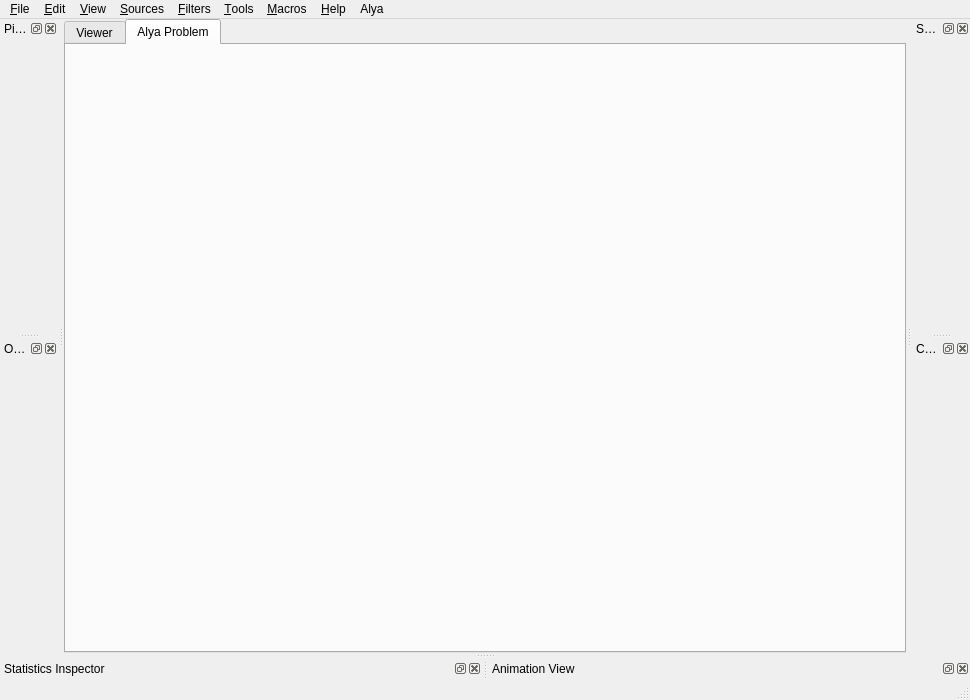
<?xml version="1.0" encoding="UTF-8"?>
<ui version="4.0">
 <class>pqClientMainWindow</class>
 <widget class="QMainWindow" name="pqClientMainWindow">
  <property name="geometry">
   <rect>
    <x>0</x>
    <y>0</y>
    <width>970</width>
    <height>700</height>
   </rect>
  </property>
  <property name="windowTitle">
   <string>MainWindow</string>
  </property>
  <widget class="QWidget" name="centralwidget">
   <layout class="QGridLayout" name="gridLayout">
    <property name="margin">
     <number>0</number>
    </property>
    <item row="0" column="0">
     <widget class="QTabWidget" name="tabWidget">
      <property name="currentIndex">
       <number>1</number>
      </property>
      <widget class="QWidget" name="viewer">
       <attribute name="title">
        <string>Viewer</string>
       </attribute>
       <widget class="pqViewManager" name="MultiViewManager" native="true">
        <property name="geometry">
         <rect>
          <x>0</x>
          <y>0</y>
          <width>810</width>
          <height>611</height>
         </rect>
        </property>
       </widget>
      </widget>
      <widget class="alyaWidget" name="alyaProblem">
       <attribute name="title">
        <string>Alya Problem</string>
       </attribute>
      </widget>
     </widget>
    </item>
   </layout>
  </widget>
  <widget class="QMenuBar" name="menubar">
   <property name="geometry">
    <rect>
     <x>0</x>
     <y>0</y>
     <width>970</width>
     <height>25</height>
    </rect>
   </property>
   <widget class="QMenu" name="menu_File">
    <property name="title">
     <string>&amp;File</string>
    </property>
   </widget>
   <widget class="QMenu" name="menuSources">
    <property name="title">
     <string>&amp;Sources</string>
    </property>
   </widget>
   <widget class="QMenu" name="menuFilters">
    <property name="title">
     <string>&amp;Filters</string>
    </property>
   </widget>
   <widget class="QMenu" name="menu_Edit">
    <property name="title">
     <string>&amp;Edit</string>
    </property>
   </widget>
   <widget class="QMenu" name="menu_View">
    <property name="title">
     <string>&amp;View</string>
    </property>
   </widget>
   <widget class="QMenu" name="menuTools">
    <property name="title">
     <string>&amp;Tools</string>
    </property>
   </widget>
   <widget class="QMenu" name="menu_Help">
    <property name="title">
     <string>&amp;Help</string>
    </property>
   </widget>
   <widget class="QMenu" name="menu_Macros">
    <property name="title">
     <string>&amp;Macros</string>
    </property>
   </widget>
   <widget class="QMenu" name="menuAlya">
    <property name="title">
     <string>Alya</string>
    </property>
    <addaction name="actionAlyaNew_problem"/>
    <addaction name="actionAlyaOpen_problem"/>
    <addaction name="actionAlyaSave_problem"/>
   </widget>
   <addaction name="menu_File"/>
   <addaction name="menu_Edit"/>
   <addaction name="menu_View"/>
   <addaction name="menuSources"/>
   <addaction name="menuFilters"/>
   <addaction name="menuTools"/>
   <addaction name="menu_Macros"/>
   <addaction name="menu_Help"/>
   <addaction name="menuAlya"/>
  </widget>
  <widget class="pqStatusBar" name="statusbar"/>
  <widget class="QDockWidget" name="pipelineBrowserDock">
   <property name="allowedAreas">
    <set>Qt::LeftDockWidgetArea|Qt::RightDockWidgetArea</set>
   </property>
   <property name="windowTitle">
    <string>Pipeline Browser</string>
   </property>
   <attribute name="dockWidgetArea">
    <number>1</number>
   </attribute>
   <widget class="pqPipelineBrowserWidget" name="pipelineBrowser">
    <property name="contextMenuPolicy">
     <enum>Qt::ActionsContextMenu</enum>
    </property>
   </widget>
  </widget>
  <widget class="QDockWidget" name="proxyTabDock">
   <property name="allowedAreas">
    <set>Qt::LeftDockWidgetArea|Qt::RightDockWidgetArea</set>
   </property>
   <property name="windowTitle">
    <string>Object Inspector</string>
   </property>
   <attribute name="dockWidgetArea">
    <number>1</number>
   </attribute>
   <widget class="pqObjectInspectorWidget" name="proxyTabWidget"/>
  </widget>
  <widget class="QDockWidget" name="statisticsDock">
   <property name="allowedAreas">
    <set>Qt::BottomDockWidgetArea|Qt::LeftDockWidgetArea|Qt::RightDockWidgetArea</set>
   </property>
   <property name="windowTitle">
    <string>Statistics Inspector</string>
   </property>
   <attribute name="dockWidgetArea">
    <number>8</number>
   </attribute>
   <widget class="pqDataInformationWidget" name="statisticsView"/>
  </widget>
  <widget class="QDockWidget" name="animationViewDock">
   <property name="windowTitle">
    <string>Animation View</string>
   </property>
   <attribute name="dockWidgetArea">
    <number>8</number>
   </attribute>
   <widget class="pqPVAnimationWidget" name="animationView"/>
  </widget>
  <widget class="QDockWidget" name="selectionInspectorDock">
   <property name="windowTitle">
    <string>Selection Inspector</string>
   </property>
   <attribute name="dockWidgetArea">
    <number>2</number>
   </attribute>
   <widget class="pqSelectionInspectorWidget" name="selectionInspector"/>
  </widget>
  <widget class="QDockWidget" name="comparativePanelDock">
   <property name="windowTitle">
    <string>Comparative View Inspector</string>
   </property>
   <attribute name="dockWidgetArea">
    <number>2</number>
   </attribute>
   <widget class="pqComparativeVisPanel" name="comparativeVisPanel"/>
  </widget>
  <action name="actionAlyaOpen_problem">
   <property name="text">
    <string>Open problem</string>
   </property>
  </action>
  <action name="actionAlyaSave_problem">
   <property name="text">
    <string>Save problem</string>
   </property>
  </action>
  <action name="actionAlyaNew_problem">
   <property name="text">
    <string>New problem</string>
   </property>
  </action>
 </widget>
 <customwidgets>
  <customwidget>
   <class>pqPipelineBrowserWidget</class>
   <extends>QWidget</extends>
   <header>pqPipelineBrowserWidget.h</header>
   <container>1</container>
  </customwidget>
  <customwidget>
   <class>pqViewManager</class>
   <extends>QWidget</extends>
   <header>pqViewManager.h</header>
   <container>1</container>
  </customwidget>
  <customwidget>
   <class>pqSelectionInspectorWidget</class>
   <extends>QWidget</extends>
   <header>pqSelectionInspectorWidget.h</header>
   <container>1</container>
  </customwidget>
  <customwidget>
   <class>pqPVAnimationWidget</class>
   <extends>QWidget</extends>
   <header>pqPVAnimationWidget.h</header>
   <container>1</container>
  </customwidget>
  <customwidget>
   <class>pqDataInformationWidget</class>
   <extends>QWidget</extends>
   <header>pqDataInformationWidget.h</header>
   <container>1</container>
  </customwidget>
  <customwidget>
   <class>pqStatusBar</class>
   <extends>QStatusBar</extends>
   <header>pqStatusBar.h</header>
  </customwidget>
  <customwidget>
   <class>pqComparativeVisPanel</class>
   <extends>QWidget</extends>
   <header>pqComparativeVisPanel.h</header>
   <container>1</container>
  </customwidget>
  <customwidget>
   <class>pqObjectInspectorWidget</class>
   <extends>QWidget</extends>
   <header>pqObjectInspectorWidget.h</header>
   <container>1</container>
  </customwidget>
  <customwidget>
   <class>alyaWidget</class>
   <extends>QWidget</extends>
   <header location="global">alyawidget.h</header>
   <container>1</container>
  </customwidget>
 </customwidgets>
 <resources/>
 <connections/>
</ui>
